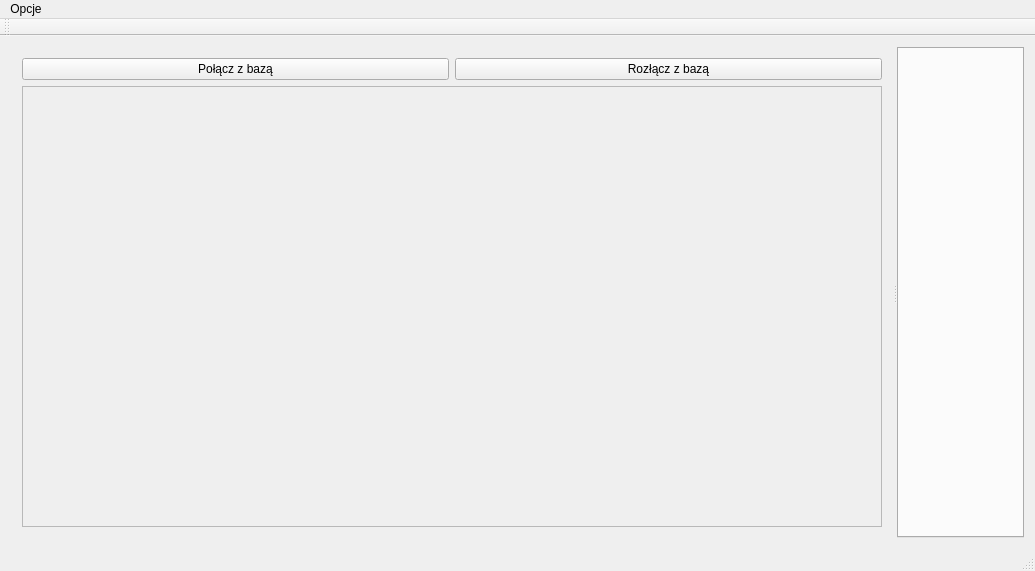
<?xml version="1.0" encoding="UTF-8"?>
<ui version="4.0">
 <class>MainWindow</class>
 <widget class="QMainWindow" name="MainWindow">
  <property name="geometry">
   <rect>
    <x>0</x>
    <y>0</y>
    <width>1035</width>
    <height>571</height>
   </rect>
  </property>
  <property name="windowTitle">
   <string>MainWindow</string>
  </property>
  <widget class="QWidget" name="centralWidget">
   <layout class="QHBoxLayout" name="horizontalLayout_2">
    <item>
     <widget class="QSplitter" name="splitter">
      <property name="orientation">
       <enum>Qt::Horizontal</enum>
      </property>
      <widget class="QWidget" name="layoutWidget">
       <layout class="QVBoxLayout" name="verticalLayout">
        <item>
         <layout class="QHBoxLayout" name="horizontalLayout">
          <item>
           <widget class="QPushButton" name="pushButton_3">
            <property name="text">
             <string>Połącz z bazą</string>
            </property>
           </widget>
          </item>
          <item>
           <widget class="QPushButton" name="pushButton_2">
            <property name="text">
             <string>Rozłącz z bazą</string>
            </property>
           </widget>
          </item>
         </layout>
        </item>
        <item>
         <widget class="QScrollArea" name="scrollArea">
          <property name="sizePolicy">
           <sizepolicy hsizetype="Expanding" vsizetype="Expanding">
            <horstretch>0</horstretch>
            <verstretch>0</verstretch>
           </sizepolicy>
          </property>
          <property name="minimumSize">
           <size>
            <width>0</width>
            <height>0</height>
           </size>
          </property>
          <property name="sizeAdjustPolicy">
           <enum>QAbstractScrollArea::AdjustToContents</enum>
          </property>
          <property name="widgetResizable">
           <bool>true</bool>
          </property>
          <widget class="QWidget" name="scrollAreaWidgetContents">
           <property name="geometry">
            <rect>
             <x>0</x>
             <y>0</y>
             <width>882</width>
             <height>456</height>
            </rect>
           </property>
          </widget>
         </widget>
        </item>
       </layout>
      </widget>
      <widget class="QTabWidget" name="tabWidget">
       <property name="sizePolicy">
        <sizepolicy hsizetype="Expanding" vsizetype="Expanding">
         <horstretch>0</horstretch>
         <verstretch>0</verstretch>
        </sizepolicy>
       </property>
       <property name="minimumSize">
        <size>
         <width>0</width>
         <height>0</height>
        </size>
       </property>
       <property name="baseSize">
        <size>
         <width>0</width>
         <height>0</height>
        </size>
       </property>
       <property name="currentIndex">
        <number>-1</number>
       </property>
      </widget>
     </widget>
    </item>
   </layout>
  </widget>
  <widget class="QMenuBar" name="menuBar">
   <property name="geometry">
    <rect>
     <x>0</x>
     <y>0</y>
     <width>1035</width>
     <height>22</height>
    </rect>
   </property>
   <widget class="QMenu" name="menuOpcje">
    <property name="title">
     <string>Opcje</string>
    </property>
    <addaction name="actionClear_database"/>
   </widget>
   <addaction name="menuOpcje"/>
  </widget>
  <widget class="QToolBar" name="mainToolBar">
   <attribute name="toolBarArea">
    <enum>TopToolBarArea</enum>
   </attribute>
   <attribute name="toolBarBreak">
    <bool>false</bool>
   </attribute>
  </widget>
  <widget class="QStatusBar" name="statusBar"/>
  <action name="actionClear_database">
   <property name="text">
    <string>Clear database</string>
   </property>
  </action>
 </widget>
 <layoutdefault spacing="6" margin="11"/>
 <resources/>
 <connections/>
</ui>
